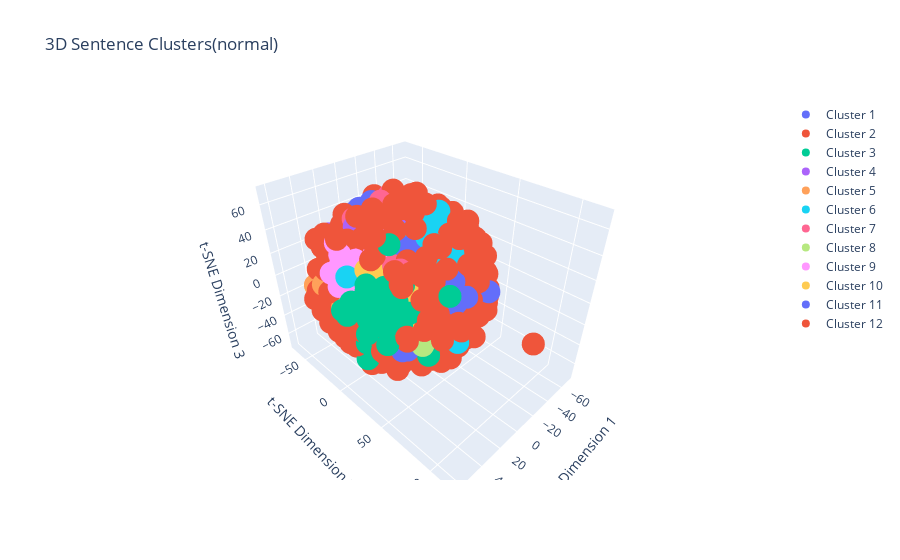

Notebook cell for this chart:
### Code cell
import plotly.graph_objects as go

# Perform t-SNE dimensionality reduction for 3D visualization
perplexity_value = min(30, len(word_vectors) - 1)
tsne_3d = TSNE(n_components=3,perplexity=perplexity_value, random_state=0)
reduced_vectors_3d = tsne_3d.fit_transform(word_vectors)

# 3D Scatter plot
fig = go.Figure()

for i in range(num_clusters):
    indices = labels == i
    fig.add_trace(go.Scatter3d(
        x=reduced_vectors_3d[indices, 0],
        y=reduced_vectors_3d[indices, 1],
        z=reduced_vectors_3d[indices, 2],
        mode='markers',
        name=f'Cluster {i+1}'
    ))

fig.update_layout(title='3D Sentence Clusters(normal)',
                  scene=dict(xaxis_title='t-SNE Dimension 1',
                             yaxis_title='t-SNE Dimension 2',
                             zaxis_title='t-SNE Dimension 3'))
fig.show()
